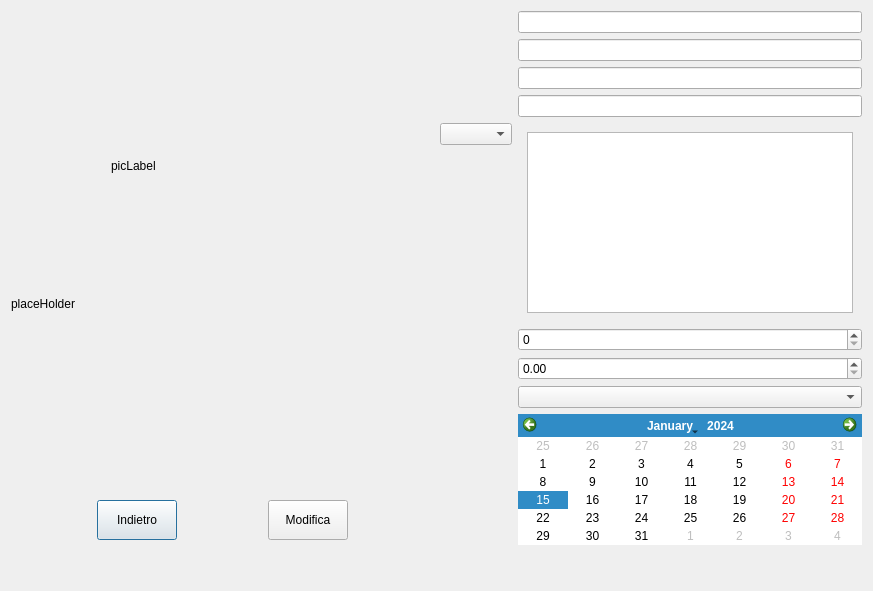
<?xml version="1.0" encoding="UTF-8"?>
<ui version="4.0">
 <class>itemDialog</class>
 <widget class="QDialog" name="itemDialog">
  <property name="geometry">
   <rect>
    <x>0</x>
    <y>0</y>
    <width>873</width>
    <height>591</height>
   </rect>
  </property>
  <property name="windowTitle">
   <string>Dialog</string>
  </property>
  <layout class="QHBoxLayout" name="horizontalLayout">
   <item>
    <layout class="QVBoxLayout" name="verticalLayout_2">
     <item>
      <spacer name="verticalSpacer">
       <property name="orientation">
        <enum>Qt::Vertical</enum>
       </property>
       <property name="sizeType">
        <enum>QSizePolicy::Fixed</enum>
       </property>
       <property name="sizeHint" stdset="0">
        <size>
         <width>20</width>
         <height>30</height>
        </size>
       </property>
      </spacer>
     </item>
     <item>
      <layout class="QHBoxLayout" name="horizontalLayout_3">
       <item>
        <spacer name="horizontalSpacer">
         <property name="orientation">
          <enum>Qt::Horizontal</enum>
         </property>
         <property name="sizeType">
          <enum>QSizePolicy::Fixed</enum>
         </property>
         <property name="sizeHint" stdset="0">
          <size>
           <width>100</width>
           <height>20</height>
          </size>
         </property>
        </spacer>
       </item>
       <item>
        <widget class="QLabel" name="picLabel">
         <property name="minimumSize">
          <size>
           <width>0</width>
           <height>250</height>
          </size>
         </property>
         <property name="text">
          <string>picLabel                                                  </string>
         </property>
        </widget>
       </item>
       <item>
        <spacer name="horizontalSpacer_2">
         <property name="orientation">
          <enum>Qt::Horizontal</enum>
         </property>
         <property name="sizeType">
          <enum>QSizePolicy::Fixed</enum>
         </property>
         <property name="sizeHint" stdset="0">
          <size>
           <width>50</width>
           <height>20</height>
          </size>
         </property>
        </spacer>
       </item>
      </layout>
     </item>
     <item>
      <widget class="QLabel" name="tipoLabel">
       <property name="text">
        <string>placeHolder</string>
       </property>
      </widget>
     </item>
     <item>
      <spacer name="verticalSpacer_2">
       <property name="orientation">
        <enum>Qt::Vertical</enum>
       </property>
       <property name="sizeHint" stdset="0">
        <size>
         <width>20</width>
         <height>40</height>
        </size>
       </property>
      </spacer>
     </item>
     <item>
      <layout class="QHBoxLayout" name="horizontalLayout_2">
       <item>
        <spacer name="horizontalSpacer_4">
         <property name="orientation">
          <enum>Qt::Horizontal</enum>
         </property>
         <property name="sizeHint" stdset="0">
          <size>
           <width>40</width>
           <height>20</height>
          </size>
         </property>
        </spacer>
       </item>
       <item>
        <widget class="QPushButton" name="bottoneIndietro">
         <property name="minimumSize">
          <size>
           <width>70</width>
           <height>40</height>
          </size>
         </property>
         <property name="text">
          <string>Indietro</string>
         </property>
        </widget>
       </item>
       <item>
        <spacer name="horizontalSpacer_3">
         <property name="orientation">
          <enum>Qt::Horizontal</enum>
         </property>
         <property name="sizeHint" stdset="0">
          <size>
           <width>40</width>
           <height>20</height>
          </size>
         </property>
        </spacer>
       </item>
       <item>
        <widget class="QPushButton" name="bottoneModifica">
         <property name="minimumSize">
          <size>
           <width>70</width>
           <height>40</height>
          </size>
         </property>
         <property name="text">
          <string>Modifica</string>
         </property>
        </widget>
       </item>
       <item>
        <spacer name="horizontalSpacer_5">
         <property name="orientation">
          <enum>Qt::Horizontal</enum>
         </property>
         <property name="sizeHint" stdset="0">
          <size>
           <width>40</width>
           <height>20</height>
          </size>
         </property>
        </spacer>
       </item>
      </layout>
     </item>
     <item>
      <spacer name="verticalSpacer_4">
       <property name="orientation">
        <enum>Qt::Vertical</enum>
       </property>
       <property name="sizeType">
        <enum>QSizePolicy::Minimum</enum>
       </property>
       <property name="sizeHint" stdset="0">
        <size>
         <width>20</width>
         <height>40</height>
        </size>
       </property>
      </spacer>
     </item>
    </layout>
   </item>
   <item>
    <layout class="QFormLayout" name="formLayout">
     <item row="0" column="0">
      <widget class="QLabel" name="itmLabel1">
       <property name="text">
        <string/>
       </property>
      </widget>
     </item>
     <item row="0" column="1">
      <widget class="QLineEdit" name="itmLineEdit1"/>
     </item>
     <item row="1" column="0">
      <widget class="QLabel" name="itmLabel2">
       <property name="text">
        <string/>
       </property>
      </widget>
     </item>
     <item row="1" column="1">
      <widget class="QLineEdit" name="itmLineEdit2"/>
     </item>
     <item row="2" column="0">
      <widget class="QLabel" name="itmLabel3">
       <property name="text">
        <string/>
       </property>
      </widget>
     </item>
     <item row="2" column="1">
      <widget class="QLineEdit" name="itmLineEdit3"/>
     </item>
     <item row="3" column="0">
      <widget class="QLabel" name="itmLabel4">
       <property name="text">
        <string/>
       </property>
      </widget>
     </item>
     <item row="3" column="1">
      <widget class="QLineEdit" name="itmLineEdit4"/>
     </item>
     <item row="4" column="0">
      <widget class="QComboBox" name="itmCombo4"/>
     </item>
     <item row="4" column="1">
      <widget class="QStackedWidget" name="stackedWidget">
       <property name="currentIndex">
        <number>1</number>
       </property>
       <widget class="QWidget" name="pageText">
        <layout class="QVBoxLayout" name="verticalLayout">
         <item>
          <widget class="QPlainTextEdit" name="itmPlainText"/>
         </item>
        </layout>
       </widget>
       <widget class="QWidget" name="pageList">
        <layout class="QVBoxLayout" name="verticalLayout_3">
         <item>
          <widget class="QListWidget" name="listWidget"/>
         </item>
        </layout>
       </widget>
      </widget>
     </item>
     <item row="5" column="0">
      <widget class="QLabel" name="itmLabel5">
       <property name="text">
        <string/>
       </property>
      </widget>
     </item>
     <item row="5" column="1">
      <widget class="QSpinBox" name="itmSpinBox"/>
     </item>
     <item row="6" column="0">
      <widget class="QLabel" name="itmLabel6">
       <property name="text">
        <string/>
       </property>
      </widget>
     </item>
     <item row="6" column="1">
      <widget class="QDoubleSpinBox" name="itmDoubleSpin"/>
     </item>
     <item row="7" column="0">
      <widget class="QLabel" name="itmLabel7">
       <property name="text">
        <string/>
       </property>
      </widget>
     </item>
     <item row="7" column="1">
      <widget class="QComboBox" name="itmComboBox"/>
     </item>
     <item row="8" column="1">
      <widget class="QCalendarWidget" name="calendarWidget">
       <property name="horizontalHeaderFormat">
        <enum>QCalendarWidget::NoHorizontalHeader</enum>
       </property>
       <property name="verticalHeaderFormat">
        <enum>QCalendarWidget::NoVerticalHeader</enum>
       </property>
      </widget>
     </item>
     <item row="9" column="0" colspan="2">
      <spacer name="verticalSpacer_3">
       <property name="orientation">
        <enum>Qt::Vertical</enum>
       </property>
       <property name="sizeHint" stdset="0">
        <size>
         <width>20</width>
         <height>40</height>
        </size>
       </property>
      </spacer>
     </item>
    </layout>
   </item>
  </layout>
 </widget>
 <resources/>
 <connections/>
</ui>
